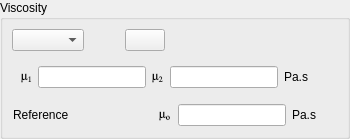
    <widget class="QGroupBox" name="groupBoxMu">
     <property name="toolTip">
      <string>&lt;html&gt;&lt;head/&gt;&lt;body&gt;&lt;p&gt;&lt;span style=&quot; font-size:9pt;&quot;&gt;Define the fluid viscosity. It can be either constant, in which case the reference value must be completed, or variable and then the formula editor must be filled.&lt;/span&gt;&lt;/p&gt;&lt;p&gt;&lt;span style=&quot; font-size:9pt;&quot;&gt;(code_saturne key word: &lt;/span&gt;&lt;span style=&quot; font-size:9pt; font-weight:600;&quot;&gt;IVIVAR&lt;/span&gt;&lt;span style=&quot; font-size:9pt;&quot;&gt;)&lt;/span&gt;&lt;/p&gt;&lt;/body&gt;&lt;/html&gt;</string>
     </property>
     <property name="title">
      <string>Viscosity</string>
     </property>
     <layout class="QHBoxLayout">
      <property name="spacing">
       <number>6</number>
      </property>
      <property name="leftMargin">
       <number>9</number>
      </property>
      <property name="topMargin">
       <number>9</number>
      </property>
      <property name="rightMargin">
       <number>9</number>
      </property>
      <property name="bottomMargin">
       <number>9</number>
      </property>
      <item>
       <layout class="QVBoxLayout">
        <property name="spacing">
         <number>6</number>
        </property>
        <property name="leftMargin">
         <number>0</number>
        </property>
        <property name="topMargin">
         <number>0</number>
        </property>
        <property name="rightMargin">
         <number>0</number>
        </property>
        <property name="bottomMargin">
         <number>0</number>
        </property>
        <item>
         <layout class="QHBoxLayout">
          <property name="spacing">
           <number>6</number>
          </property>
          <property name="leftMargin">
           <number>0</number>
          </property>
          <property name="topMargin">
           <number>0</number>
          </property>
          <property name="rightMargin">
           <number>0</number>
          </property>
          <property name="bottomMargin">
           <number>0</number>
          </property>
          <item>
           <layout class="QHBoxLayout">
            <property name="spacing">
             <number>6</number>
            </property>
            <property name="leftMargin">
             <number>0</number>
            </property>
            <property name="topMargin">
             <number>0</number>
            </property>
            <property name="rightMargin">
             <number>0</number>
            </property>
            <property name="bottomMargin">
             <number>0</number>
            </property>
            <item>
             <widget class="QComboBox" name="comboBoxMu">
              <property name="toolTip">
               <string>&lt;html&gt;&lt;head/&gt;&lt;body&gt;&lt;p&gt;&lt;span style=&quot; font-size:9pt;&quot;&gt;Fill the formula editor in case of a variable fluid viscosity.&lt;/span&gt;&lt;/p&gt;&lt;/body&gt;&lt;/html&gt;</string>
              </property>
             </widget>
            </item>
            <item>
             <spacer>
              <property name="orientation">
               <enum>Qt::Horizontal</enum>
              </property>
              <property name="sizeHint" stdset="0">
               <size>
                <width>21</width>
                <height>20</height>
               </size>
              </property>
             </spacer>
            </item>
            <item>
             <widget class="QPushButton" name="pushButtonMu">
              <property name="toolTip">
               <string>&lt;html&gt;&lt;head/&gt;&lt;body&gt;&lt;p&gt;&lt;span style=&quot; font-size:9pt;&quot;&gt;Fill the formula editor in case of a variable fluid viscosity.&lt;/span&gt;&lt;/p&gt;&lt;/body&gt;&lt;/html&gt;</string>
              </property>
              <property name="text">
               <string/>
              </property>
              <property name="icon">
               <iconset resource="resources_pages.qrc">
                <normaloff>:data/icons/22x22/edit-find-replace.png</normaloff>:data/icons/22x22/edit-find-replace.png</iconset>
              </property>
              <property name="iconSize">
               <size>
                <width>22</width>
                <height>22</height>
               </size>
              </property>
             </widget>
            </item>
           </layout>
          </item>
          <item>
           <spacer>
            <property name="orientation">
             <enum>Qt::Horizontal</enum>
            </property>
            <property name="sizeHint" stdset="0">
             <size>
              <width>13</width>
              <height>20</height>
             </size>
            </property>
           </spacer>
          </item>
         </layout>
        </item>
        <item>
         <widget class="QWidget" name="widgetVofMu" native="true">
          <layout class="QHBoxLayout" name="hboxVofMu">
           <item>
            <widget class="QLabel" name="label_9">
             <property name="font">
              <font>
               <family>Standard Symbols L</family>
              </font>
             </property>
             <property name="text">
              <string>&lt;html&gt;&lt;head/&gt;&lt;body&gt;&lt;p&gt;m&lt;span style=&quot; vertical-align:sub;&quot;&gt;1&lt;/span&gt;&lt;/p&gt;&lt;/body&gt;&lt;/html&gt;</string>
             </property>
            </widget>
           </item>
           <item>
            <widget class="QLineEdit" name="lineEditMu1"/>
           </item>
           <item>
            <widget class="QLabel" name="label_8">
             <property name="font">
              <font>
               <family>Standard Symbols L</family>
              </font>
             </property>
             <property name="text">
              <string>&lt;html&gt;&lt;head/&gt;&lt;body&gt;&lt;p&gt;m&lt;span style=&quot; vertical-align:sub;&quot;&gt;2&lt;/span&gt;&lt;/p&gt;&lt;/body&gt;&lt;/html&gt;</string>
             </property>
            </widget>
           </item>
           <item>
            <widget class="QLineEdit" name="lineEditMu2"/>
           </item>
           <item>
            <widget class="QLabel" name="label_10">
             <property name="text">
              <string>Pa.s</string>
             </property>
            </widget>
           </item>
          </layout>
         </widget>
        </item>
        <item>
         <widget class="QWidget" name="widgetRefMu" native="true">
          <layout class="QHBoxLayout" name="hboxRefMu">
           <property name="spacing">
            <number>6</number>
           </property>
           <property name="leftMargin">
            <number>1</number>
           </property>
           <property name="topMargin">
            <number>1</number>
           </property>
           <property name="rightMargin">
            <number>1</number>
           </property>
           <property name="bottomMargin">
            <number>1</number>
           </property>
           <item>
            <widget class="QLabel" name="labelMu">
             <property name="toolTip">
              <string>&lt;html&gt;&lt;head/&gt;&lt;body&gt;&lt;p&gt;&lt;span style=&quot; font-size:9pt;&quot;&gt;Define the viscosity reference value in Pa.s. If the viscosity is variable, this value will be used for the initialization.&lt;/span&gt;&lt;/p&gt;&lt;p&gt;&lt;span style=&quot; font-size:9pt;&quot;&gt;(code_saturne key word: &lt;/span&gt;&lt;span style=&quot; font-size:9pt; font-weight:600;&quot;&gt;VISCL0&lt;/span&gt;&lt;span style=&quot; font-size:9pt;&quot;&gt;)&lt;/span&gt;&lt;/p&gt;&lt;/body&gt;&lt;/html&gt;</string>
             </property>
             <property name="text">
              <string>Reference</string>
             </property>
            </widget>
           </item>
           <item>
            <spacer>
             <property name="orientation">
              <enum>Qt::Horizontal</enum>
             </property>
             <property name="sizeHint" stdset="0">
              <size>
               <width>16</width>
               <height>20</height>
              </size>
             </property>
            </spacer>
           </item>
           <item>
            <widget class="QLabel" name="labelVarMu">
             <property name="font">
              <font>
               <family>Standard Symbols L</family>
              </font>
             </property>
             <property name="toolTip">
              <string>&lt;html&gt;&lt;head/&gt;&lt;body&gt;&lt;p&gt;&lt;span style=&quot; font-size:9pt;&quot;&gt;Define the viscosity reference value in Pa.s. If the viscosity is variable, this value will be used for the initialization.&lt;/span&gt;&lt;/p&gt;&lt;p&gt;&lt;span style=&quot; font-size:9pt;&quot;&gt;(code_saturne key word: &lt;/span&gt;&lt;span style=&quot; font-size:9pt; font-weight:600;&quot;&gt;VISCL0&lt;/span&gt;&lt;span style=&quot; font-size:9pt;&quot;&gt;)&lt;/span&gt;&lt;/p&gt;&lt;/body&gt;&lt;/html&gt;</string>
             </property>
             <property name="text">
              <string>&lt;html&gt;&lt;head/&gt;&lt;body&gt;&lt;p&gt;m&lt;span style=&quot; vertical-align:sub;&quot;&gt;o&lt;/span&gt;&lt;/p&gt;&lt;/body&gt;&lt;/html&gt;</string>
             </property>
            </widget>
           </item>
           <item>
            <widget class="QLineEdit" name="lineEditMu">
             <property name="toolTip">
              <string>&lt;html&gt;&lt;head/&gt;&lt;body&gt;&lt;p&gt;&lt;span style=&quot; font-size:9pt;&quot;&gt;Define the viscosity reference value in Pa.s. If the viscosity is variable, this value will be used for the initialization.&lt;/span&gt;&lt;/p&gt;&lt;p&gt;&lt;span style=&quot; font-size:9pt;&quot;&gt;(code_saturne key word: &lt;/span&gt;&lt;span style=&quot; font-size:9pt; font-weight:600;&quot;&gt;VISCL0&lt;/span&gt;&lt;span style=&quot; font-size:9pt;&quot;&gt;)&lt;/span&gt;&lt;/p&gt;&lt;/body&gt;&lt;/html&gt;</string>
             </property>
            </widget>
           </item>
           <item>
            <widget class="QLabel" name="labelUnitMu">
             <property name="toolTip">
              <string>&lt;html&gt;&lt;head/&gt;&lt;body&gt;&lt;p&gt;&lt;span style=&quot; font-size:9pt;&quot;&gt;Define the viscosity reference value in Pa.s. If the viscosity is variable, this value will be used for the initialization.&lt;/span&gt;&lt;/p&gt;&lt;p&gt;&lt;span style=&quot; font-size:9pt;&quot;&gt;(code_saturne key word: &lt;/span&gt;&lt;span style=&quot; font-size:9pt; font-weight:600;&quot;&gt;VISCL0&lt;/span&gt;&lt;span style=&quot; font-size:9pt;&quot;&gt;)&lt;/span&gt;&lt;/p&gt;&lt;/body&gt;&lt;/html&gt;</string>
             </property>
             <property name="text">
              <string>Pa.s</string>
             </property>
            </widget>
           </item>
          </layout>
         </widget>
        </item>
       </layout>
      </item>
      <item>
       <spacer>
        <property name="orientation">
         <enum>Qt::Horizontal</enum>
        </property>
        <property name="sizeHint" stdset="0">
         <size>
          <width>21</width>
          <height>20</height>
         </size>
        </property>
       </spacer>
      </item>
     </layout>
    </widget>
